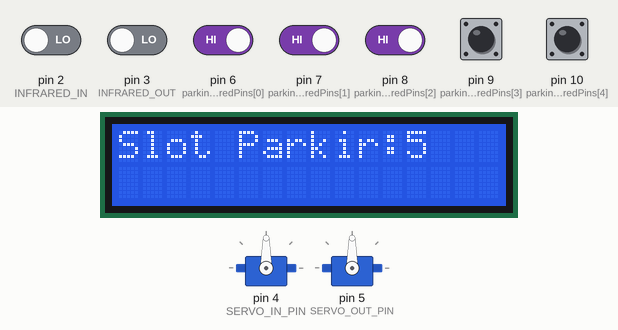
Recording of a sketch running on a simulated Arduino Uno, built with avr-gcc and run on an emulated ATmega328P. Parts: 2 × servo, 16×2 character LCD. The inputs (shaded band) are chosen by the test bench; at power-on: pin 6 (parkingInfraredPins[0]), pin 7 (parkingInfraredPins[1]), pin 8 (parkingInfraredPins[2]), pin 9 (parkingInfraredPins[3]), pin 10 (parkingInfraredPins[4]) HIGH, pin 2 (INFRARED_IN), pin 3 (INFRARED_OUT) LOW.

Above: at 1.2 s.
1.3 s: pin 2 (INFRARED_IN) driven HIGH
At 2.0 s:
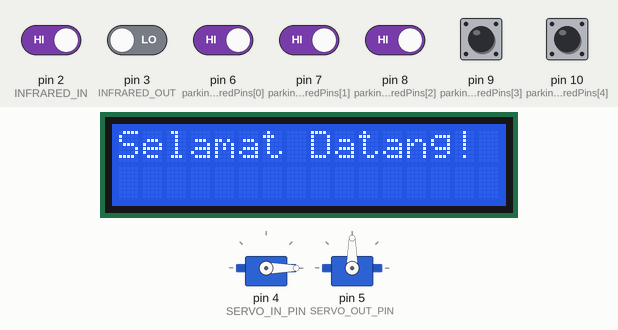
4.3 s: pin 3 (INFRARED_OUT) driven HIGH
At 5.3 s:
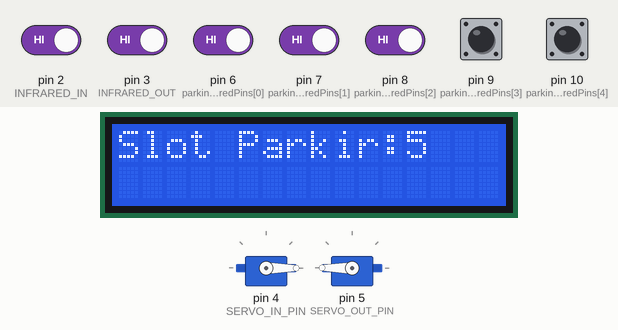
5.8 s: pin 2 (INFRARED_IN) driven LOW
At 6.4 s:
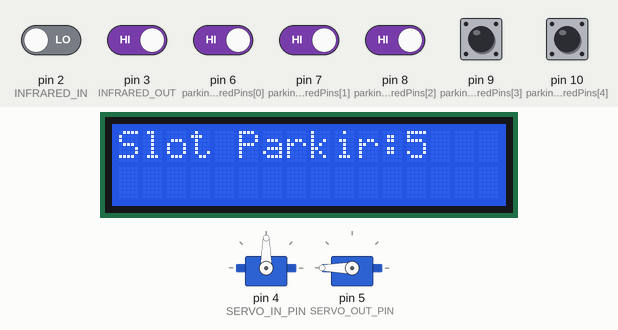
7.3 s: pin 6 (parkingInfraredPins[0]) driven LOW
At 8.6 s:
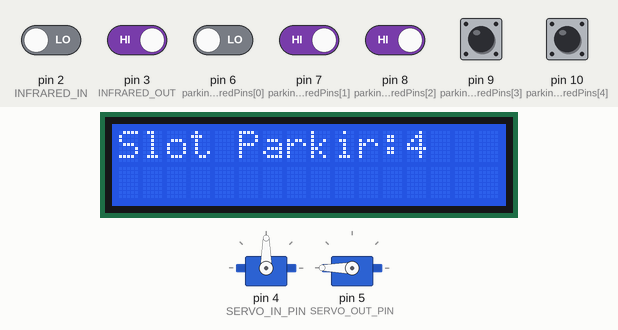
9.4 s: pin 7 (parkingInfraredPins[1]) driven LOW
At 10.3 s:
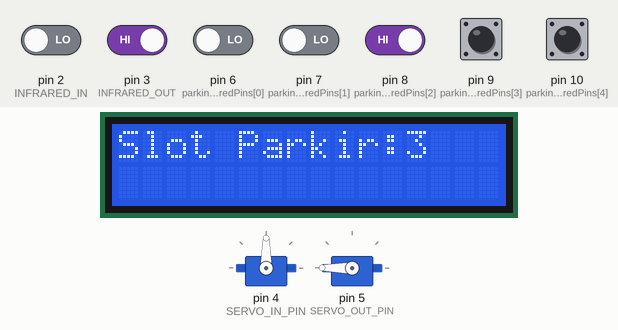
10.9 s: pin 8 (parkingInfraredPins[2]) driven LOW
At 11.9 s:
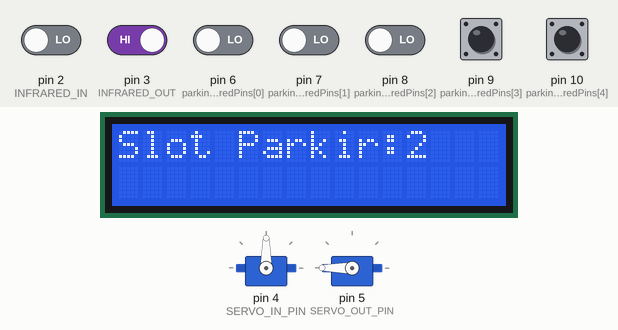
Timing chart, 0 to 13.4 s (numbered marks = the images above; inputs shaded):
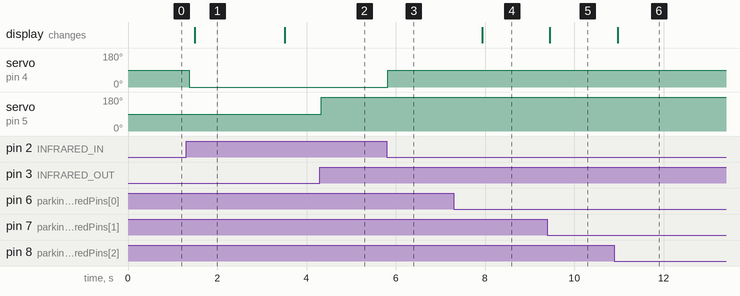

The sketch:

smart_parking_kel_6.ino
```cpp
#include <Wire.h>
#include <LiquidCrystal_I2C.h>
#include <Servo.h>

#define INFRARED_IN 2    // Pin sensor infrared pintu masuk
#define INFRARED_OUT 3   // Pin sensor infrared pintu keluar

#define SERVO_IN_PIN 4   // Pin servo pintu masuk
#define SERVO_OUT_PIN 5  // Pin servo pintu keluar

#define PARKING_SLOTS 5 // Jumlah slot parkir

// Pin untuk sensor infrared di setiap slot parkir
const int parkingInfraredPins[PARKING_SLOTS] = {6, 7, 8, 9, 10};

Servo servoIn;
Servo servoOut;

LiquidCrystal_I2C lcd(0x27, 16, 2); // Alamat LCD: 0x27, Ukuran: 16x2

bool vehicleIn = false;
bool vehicleOut = false;

void setup() {
  Serial.begin(9600);
  pinMode(INFRARED_IN, INPUT);
  pinMode(INFRARED_OUT, INPUT);

  servoIn.attach(SERVO_IN_PIN);
  servoOut.attach(SERVO_OUT_PIN);

  lcd.init();
  lcd.backlight();
  lcd.setCursor(0,0);
  lcd.print("Slot Parkir: ");
}

void loop() {
  int availableSlots = countAvailableSlots();

  lcd.setCursor(12,0);
  lcd.print(availableSlots);

  // Tambahkan teks "Parkiran penuh!" pada baris kedua saat tidak ada slot parkir yang tersedia
  lcd.setCursor(0,1);
  if (availableSlots == 0) {
    lcd.print("Parkiran penuh!");
  } else {
    lcd.print("               "); // Membersihkan teks jika slot tersedia
  }

  // Jika tidak ada slot parkir yang tersedia, servo tidak akan bergerak
  if (availableSlots > 0) {
    // Check sensor infrared pintu masuk
    if (digitalRead(INFRARED_IN) == HIGH && !vehicleIn) {
      vehicleIn = true;
      openBarrier(true); // Buka palang pintu masuk
      lcd.clear(); // Membersihkan layar LCD
      lcd.setCursor(0, 0);
      lcd.print("Selamat Datang!"); // Menampilkan pesan selamat datang
      delay(2000); // Tunggu 2 detik
      lcd.clear(); // Membersihkan layar LCD
      lcd.setCursor(0, 0);
      lcd.print("Slot Parkir: "); // Menampilkan kembali pesan slot parkir
      lcd.setCursor(12,0);
      lcd.print(availableSlots);

    }
    else if (digitalRead(INFRARED_IN) == LOW && vehicleIn) {
      vehicleIn = false;
      closeBarrier(true); // Tutup palang pintu masuk
    }
  }

  // Check sensor infrared pintu keluar
  if (digitalRead(INFRARED_OUT) == HIGH && !vehicleOut) {
    vehicleOut = true;
    openBarrier(false); // Buka palang pintu keluar
  }
  else if (digitalRead(INFRARED_OUT) == LOW && vehicleOut) {
    vehicleOut = false;
    closeBarrier(false); // Tutup palang pintu keluar
  }

  delay(100);
}

// Menghitung slot parkir yang tersedia
int countAvailableSlots() {
  int availableSlots = PARKING_SLOTS; // Mulai dengan semua slot tersedia

  // Iterasi melalui setiap slot parkir
  for (int i = 0; i < PARKING_SLOTS; i++) {
    // Baca status sensor infrared di slot ini
    int infraredValue = digitalRead(parkingInfraredPins[i]);

    // Jika sensor mendeteksi kendaraan, kurangi slot yang tersedia
    if (infraredValue == LOW) {
      availableSlots--;
    }
  }

  return availableSlots;
}

// Buka palang pintu
void openBarrier(bool isIn) {
  if (isIn) {
    servoIn.write(0); // Rotasi servo pintu masuk
    delay(100);
  } else {
    servoOut.write(180); // Rotasi servo pintu keluar
    delay(100);
  }
}

// Tutup palang pintu
void closeBarrier(bool isIn) {
  if (isIn) {
    servoIn.write(90); // Rotasi servo pintu masuk ke posisi default
    delay(2000);
  } else {
    servoOut.write(90); // Rotasi servo pintu keluar ke posisi default
    delay(2000);
  }
}
```

Measured:
- after the input at 1.3 s, servo on pin 4 (SERVO_IN_PIN): 90° → 0° after 0.08 s; the display: changes after 0.19 s (image 1)
- after the input at 4.3 s, servo on pin 5 (SERVO_OUT_PIN): 90° → 180° at once
- after the input at 5.8 s, servo on pin 4 (SERVO_IN_PIN): 0° → 90° at once
- after the input at 7.3 s, the display: changes after 0.64 s (image 4)
- after the input at 9.4 s, the display: changes after 0.05 s (image 5)
- after the input at 10.9 s, the display: changes after 0.07 s (image 6)
- what the display in image 1 shows lasts 2.0 s, from 1.5 s to 3.5 s
